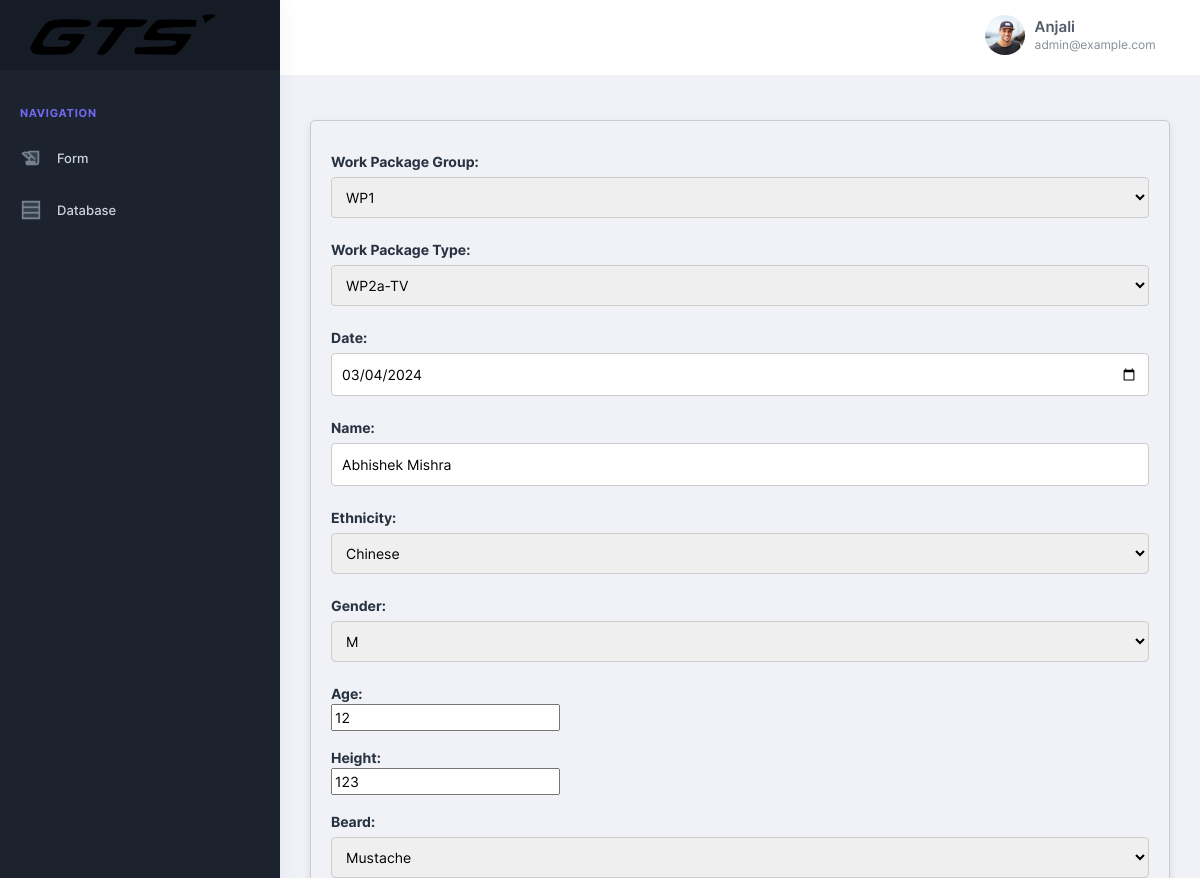
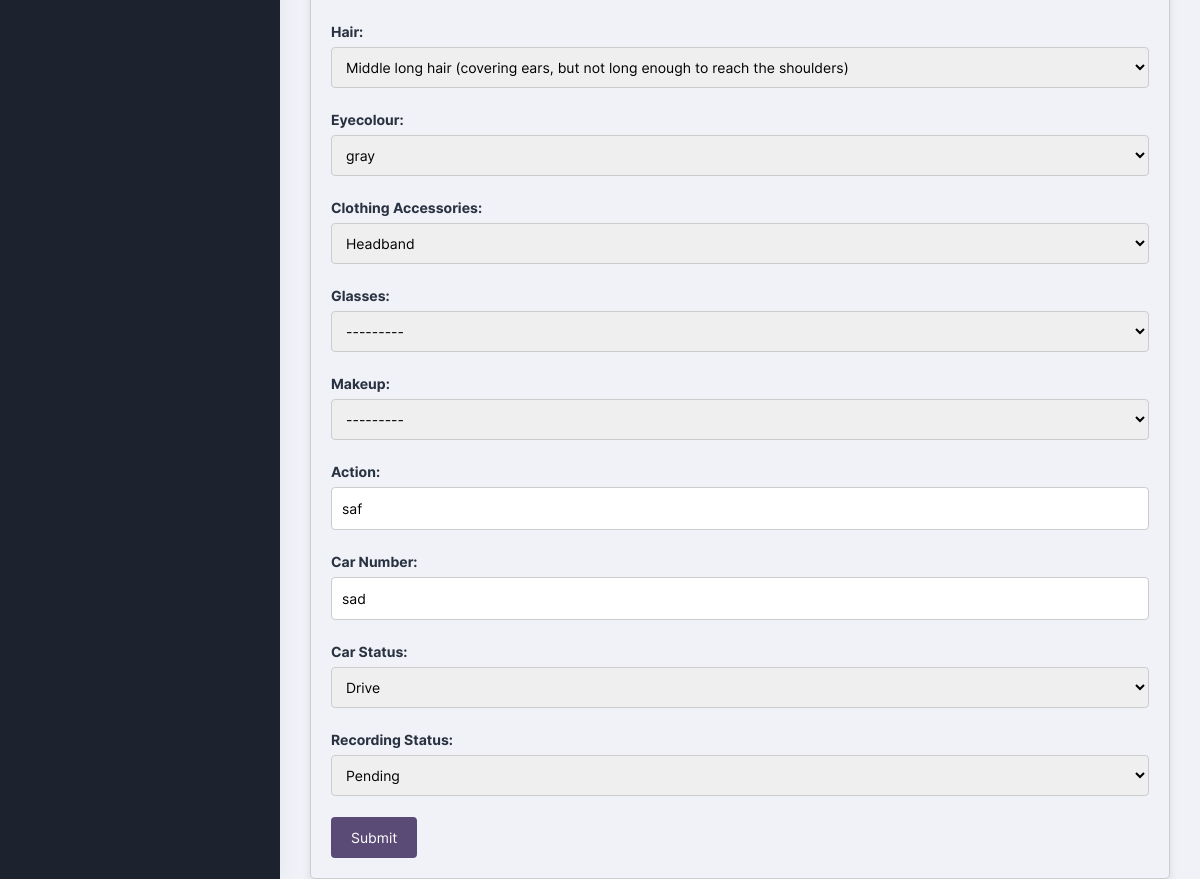
The page /edit/2944/ (signed in) on the database its author committed (2 pictures, top to bottom).
### apps/home/models.py (models this page shows)
class RecordingDetail(models.Model):
    WPGs = [
        ('WP1','WP1'),
        ('WP2','WP2'),
        ('WP3','WP3'),
        ('WP4','WP4'),
        ('WP5','WP5'),
    ]
    WPTs = [
        ('WP1-TV','WP1-TV'),
        ('WP1-K','WP1-K'),
        ('WP2a-TV','WP2a-TV'),
        ('WP2b-TV','WP2b-TV'),
        ('WP2c-TV','WP2c-TV'),
        ('WP2a-K','WP2a-K'),
        ('WP2b-K','WP2c-K'),
        ('WP3-TV','WP3-TV'),
        ('WP3-K','WP3-K'),
        ('WP4-TV','WP4-TV'),
        ('WP4-K','WP4-K'),
        ('WP5-TV','WP5-TV'),
        ('WP5-K','WP5-K')
    ]
    RecordingStatus = [
        ('Completed','Completed'),
        ('Pending','Pending')
    ]
    CarStatus = [
        ('Static','Static'),
        ('Drive','Drive')
    ]
    Ethnicity = [
        ('Caucasian','Caucasian'),
        ('African','African'),
        ('Arab (Middle-East)','Arab (Middle-East)'),
        ('Asians (South-East)','Asians (South-East)'),
        ('Chinese','Chinese'),
        ('Latin/Hispanic','Latin/Hispanic'),
        ('Indian','Indian'),
        ('Others (mixed)','Others (mixed)')
    ]
    Gender = [
        ('M','M'),
        ('F','F')
    ]
    Beard = [
        ('Full beard','Full beard'),
        ('Mustache','Mustache'),
        ('Goatbeard','Goatbeard'),
        ('Henriquatre','Henriquatre')
    ]
    Hair = [
        ('Short hair','Short hair'),
        ('Middle long hair (covering ears, but not long enough to reach the shoulders)','Middle long hair (covering ears, but not long enough to reach the shoulders)'),
        ('Long hair (until shoulder or longer)','Long hair (until shoulder or longer)'),
        ('Bald head','Bald head')
    ]
    EyeColour = [
        ('brown','brown'),
        ('gray','gray'),
        ('blue','blue'),
        ('green','green')
    ]
    ClothingAccessoires = [
        ('Masks','Masks'),
        ('Scarfs','Scarfs'),
        ('Hands-free headset','Hands-free headset'),
        ('Head/Ear phones','Head/Ear phones'),
        ('Caps, hats, headscarf and turban','Caps, hats, headscarf and turban'),
        ('Headband','Headband'),
        ('Eyepatch','Eyepatch'),
        ('Earrings','Earrings'),
        ('Nose rings','Nose rings'),
        ('Piercings','Piercings')
    ]
    Glasses = [
        ('Glasses with anti-glare lenses','Glasses with anti-glare lenses'),
        ('Glasses with mirrored lenses','Glasses with mirrored lenses'),
        ('Sunglasses with IR protection in the band of frequency 780 nm – 1.400 nm','Sunglasses with IR protection in the band of frequency 780 nm – 1.400 nm'),
        ('Glasses with complete spectacle frame','Glasses with complete spectacle frame'),
        ('Metal-rimmed glasses','Metal-rimmed glasses'),
        ('Varifocal glasses with power ranging from –10 to +11','Varifocal glasses with power ranging from –10 to +11'),
        ('Glasses with cylindrical lenses for Astigmatism with power ranging from –10 to +11','Glasses with cylindrical lenses for Astigmatism with power ranging from –10 to +11'),
        ('Spherical contact lenses for Astigmatism with power ranging from  –10 to +11','Spherical contact lenses for Astigmatism with power ranging from  –10 to +11'),
        ('Sunglasses with tinted lenses','Sunglasses with tinted lenses')
    ]
    Makeup = [
        ('Makeup eyeliner','Makeup eyeliner'),
        ('Makeup mascara','Makeup mascara'),
        ('Makeup eye shadow','Makeup eye shadow'),
        ('Makeup false eyelashes','Makeup false eyelashes'),
        ('Cover makeup','Cover makeup')
    ]
    name = models.CharField(max_length=100)
    ethnicity=models.CharField(max_length=100,choices=Ethnicity)
    age = models.PositiveIntegerField()
    gender = models.CharField(max_length=10,choices=Gender)
    date = models.DateField(default=timezone.now)
    height = models.PositiveIntegerField()
    beard = models.CharField(max_length=100,choices=Beard,null=True)
    hair = models.CharField(max_length=100,choices=Hair)
    eyecolour = models.CharField(max_length=100,choices=EyeColour)
    workpackage = models.CharField(max_length=100,choices=WPGs)
    workpackagetype = models.CharField(max_length=100,choices=WPTs)
    carnumber = models.CharField(max_length=100,null=True)
    carstatus = models.CharField(max_length=100,choices=CarStatus,null=True)
    action = models.CharField(max_length=255,null=True)
    clothingaccessories=models.CharField(max_length=100,choices=ClothingAccessoires,null=True)
    glasses = models.CharField(max_length=100,choices=Glasses,null=True)
    makeup = models.CharField(max_length=100,choices=Makeup,null=True)
    recordingstatus=models.CharField(max_length=100,choices=RecordingStatus,null=True)
    created_by = models.ForeignKey(User,on_delete=models.CASCADE,null=False)

### apps/home/views.py (the view, shortened to what this page needs)
# urls.py: path('edit/<int:r_id>/',views.edit_form,name='edit_form'),
@login_required(login_url="/login/")
def edit_form(request,r_id):
    rec = RecordingDetail.objects.get(id=r_id)
    fm = RecordingDetailForm(instance=rec)
    return render(request,'home/ReForm.html',{'form':fm})

### apps/templates/home/ReForm.html (shortened to what this page needs)
{% extends "layouts/base.html" %}
{% block content %}
	<div class="pc-container">
		<div class="pcoded-content">
			<div class="form-container">
				<div class="row">
					<form action method="POST" novalidate>
						{{ form.as_p }}
						<input type="submit">
					</form>
				</div>
			</div>
		</div>
	</div>
{% endblock content %}

### apps/templates/includes/navigation.html (shortened to what this page needs)
	<header class="pc-header ">
		<div class="header-wrapper">
			<div class="ms-auto">
				<ul class="list-unstyled">
					<li class="dropdown pc-h-item">
						<a class="pc-head-link dropdown-toggle arrow-none me-0" data-bs-toggle="dropdown" href="#" role="button"
							aria-haspopup="false" aria-expanded="false">
							<img src="/static/assets/images/user/avatar-2.jpg" alt="user-image" class="user-avtar">
							<span>
								<span class="user-name">
									{{ request.user.username }}
								</span>
								<span class="user-desc">
									{{ request.user.email }}
								</span>
							</span>
						</a>
					</li>
				</ul>
			</div>
		</div>
	</header>

### apps/templates/home/ReForm.html (style rules this page uses)
input[type="text"], input[type="email"], input[type="date"], select { width: 100%; padding: 10px; margin: 5px 0; border: 1px solid #ccc; border-radius: 4px; box-sizing: border-box; }
label { margin-top: 10px; display: block; font-weight: bold; }
input[type="submit"] { background-color: #5a4b76; color: white; padding: 10px 20px; border: none; border-radius: 4px; cursor: pointer; }
.form-container { margin-top: 20px; padding: 20px; border: 1px solid #ccc; border-radius: 5px; box-shadow: 0 4px 8px rgba(0,0,0,0.1); }

### rows shown on the page
RecordingDetail: workpackage "WP1", workpackagetype "WP2a-TV", date "03/04/2024", name "Abhishek Mishra", ethnicity "Chinese", gender "M", age "12", height "123", beard "Mustache", hair "Middle long hair (covering ears, but not long enough to reach the shoulders)", eyecolour "gray", clothingaccessories "Headband", glasses "---------", makeup "---------", action "saf", carnumber "sad", carstatus "Drive", recordingstatus "Pending"

### other values the page prints
{{ request.user.username }} "Anjali"
{{ request.user.email }} "admin@example.com"
